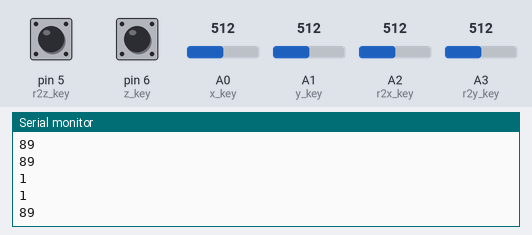
A sketch run on a simulated Arduino Uno, built with avr-gcc and run on an emulated ATmega328P. On the bench: the last lines printed to the serial monitor. Inputs (shaded band) come from the test bench; at power-on: A0 (x_key) = 512, A1 (y_key) = 512, A2 (r2x_key) = 512, A3 (r2y_key) = 512, pin 5 (r2z_key) HIGH, pin 6 (z_key) HIGH. No radio packets arrive unless stated.

Above: at 1.2 s.
1.3 s: A0 (x_key) set to 716
At 2.3 s:
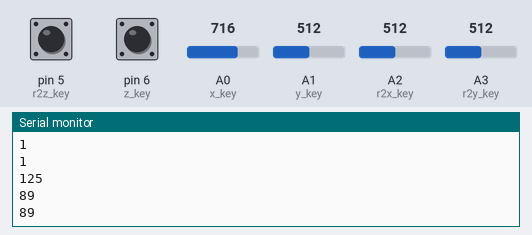
2.8 s: A1 (y_key) set to 306
At 3.7 s:
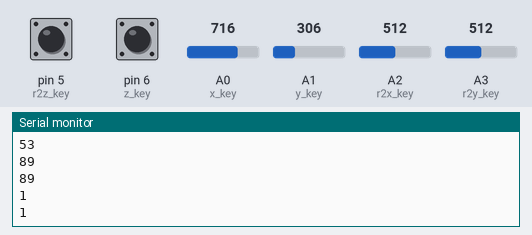
4.3 s: A2 (r2x_key) set to 992
At 4.9 s:
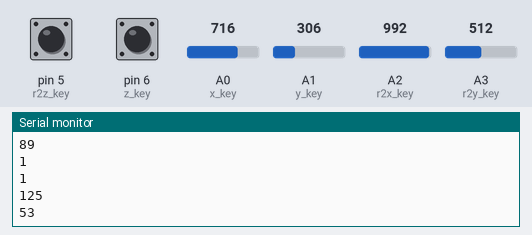
5.8 s: A3 (r2y_key) set to 30
At 6.5 s:
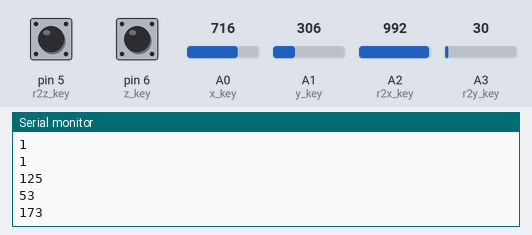
7.3 s: pin 5 (r2z_key) pulled LOW for 0.15 s
Timing chart, 0 to 9.9 s (numbered marks = the images above; inputs shaded):
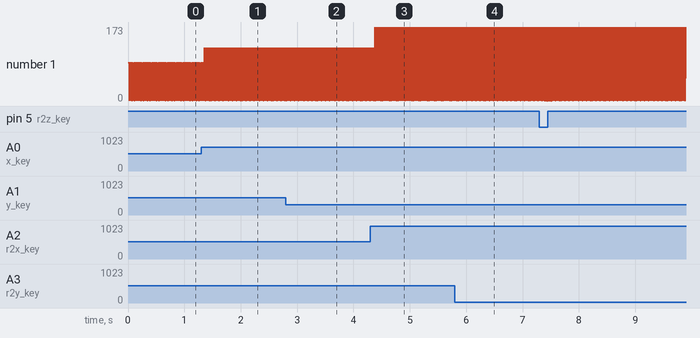

The sketch:

Dron_controller.ino
```cpp
//이륜드론 컨트롤러 코드

#include <SPI.h>
#include <nRF24L01.h>
#include <RF24.h>
RF24 radio(7, 8);
const byte address[6] = "02019"; //송신, 수신부분의 주소가 일치하여야 통신가능 즉 양쪽다 같은 숫자로 맞출것
int x_key = A0;       //컨트롤러모듈 핀번호 배치
int y_key = A1;
int z_key = 6;
int r2x_key = A2;
int r2y_key = A3;
int r2z_key = 5;
struct Data{ //컨트롤러 신호를 구조체로 묶어서 송신
  byte joyX;
  byte joyY;
  byte joyZ;
  byte r2joyX;
  byte r2joyY;
  byte r2joyZ;
};
Data data;

void setup() {
  Serial.begin(9600); //nRF24L01모듈 테스트전 시리얼로 확인 필요
  radio.begin();
  radio.setAutoAck(true);
  radio.openWritingPipe(address);
  radio.setPALevel(RF24_PA_MAX); //라디오 통신값 최대로설정 (MIN, LOW, HIGH, MAX 4가지 값이있음)
  radio.stopListening();
  pinMode(z_key,INPUT_PULLUP); //z축의 경우 송수신을 위해 PULLUP으로 바꿔 0, 1로 송신하도록 설정
  pinMode(r2z_key,INPUT_PULLUP);
}

void loop() {
  data.joyX = map(analogRead(x_key),0,1023,0,179); //map함수로 컨트롤러의 범위 간소화
  data.joyY = map(analogRead(y_key),0,1023,0,179);
  data.joyZ = digitalRead(z_key);
  data.r2joyX = map(analogRead(r2x_key),0,1023,0,179);
  data.r2joyY = map(analogRead(r2y_key),0,1023,0,179);
  data.r2joyZ = digitalRead(r2z_key);

  Serial.println(data.joyX); //송수신 전 입력테스트
  Serial.println(data.joyY);
  Serial.println(data.r2joyX);
  Serial.println(data.r2joyY);
  Serial.println(data.joyZ);
  Serial.println(data.r2joyZ);

  radio.write(&data, sizeof(Data)); //송신
  delay(10);
}
```

Measured:
- after the input at 1.3 s, the serial monitor: prints a new line after 0.06 s (image 1)
- after the input at 2.8 s, the serial monitor: prints a new line after 0.07 s (image 2)
- after the input at 4.3 s, the serial monitor: prints a new line after 0.08 s (image 3)
- after the input at 5.8 s, the serial monitor: prints a new line after 0.08 s (image 4)
